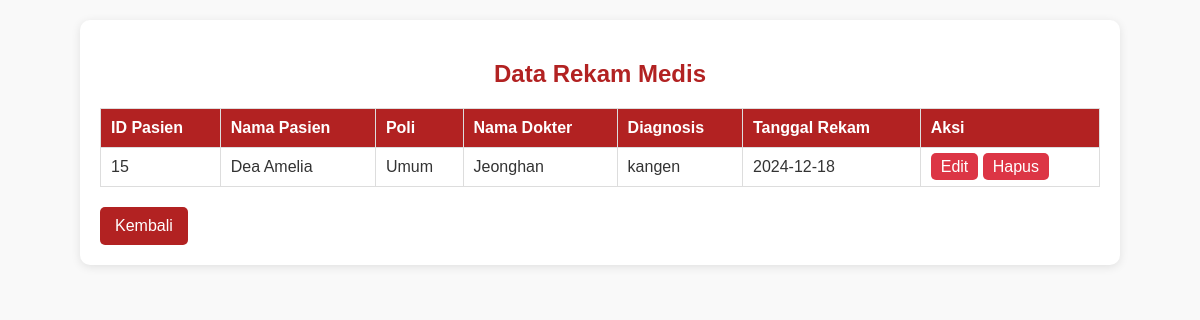
/hasil_rekam_medis.php, run on an earlier commit of the app's database.
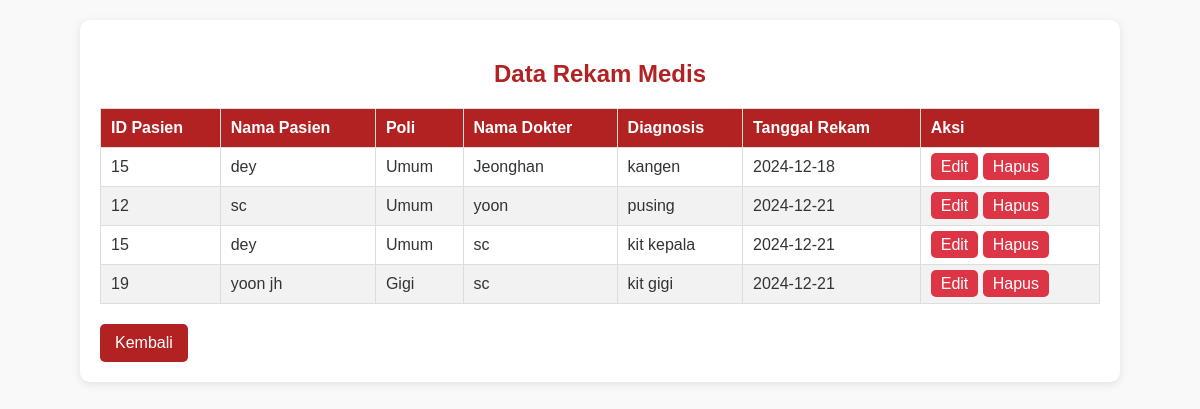
And on a later commit of the database.
### tables this page shows
CREATE TABLE `rekam_medis` (
  `id_rekam` int(11) NOT NULL,
  `id_pasien` int(11) NOT NULL,
  `poli` text NOT NULL,
  `nama_dokter` text NOT NULL,
  `diagnosis` text NOT NULL,
  `tanggal_rekam` date NOT NULL DEFAULT curdate()
);

CREATE TABLE `daftar_pasien` (
  `id_pasien` int(11) NOT NULL,
  `nik` varchar(50) NOT NULL,
  `nama_pasien` varchar(100) NOT NULL,
  `tanggal_lahir` date NOT NULL,
  `umur` int(11) NOT NULL,
  `alamat` varchar(255) NOT NULL,
  `tanggal_daftar` date NOT NULL DEFAULT curdate(),
  `no_antrian` int(11) NOT NULL,
  `id_data` int(11) DEFAULT NULL
);

### hasil_rekam_medis.php (the view, shortened to what this page needs)
<?php
include 'koneksi.php';
$query = "SELECT rm.id_pasien, dp.nama_pasien, rm.poli, rm.nama_dokter, rm.diagnosis, rm.tanggal_rekam
          FROM rekam_medis rm
          JOIN daftar_pasien dp ON rm.id_pasien = dp.id_pasien";
$result = mysqli_query($conn, $query);
?>
<!DOCTYPE html>
<html>
<head>
</head>
<body>
    <div class="table-container">
        <h2>Data Rekam Medis</h2>
        <table>
            <thead>
                <tr>
                    <th>ID Pasien</th>
                    <th>Nama Pasien</th>
                    <th>Poli</th>
                    <th>Nama Dokter</th>
                    <th>Diagnosis</th>
                    <th>Tanggal Rekam</th>
                    <th>Aksi</th>
                </tr>
            </thead>
            <tbody>
                <?php
                if ($result->num_rows > 0) {
                    while ($row = $result->fetch_assoc()) {
                        echo "<tr>
                                <td>{$row['id_pasien']}</td>
                                <td>{$row['nama_pasien']}</td>
                                <td>{$row['poli']}</td>
                                <td>{$row['nama_dokter']}</td>
                                <td>{$row['diagnosis']}</td>
                                <td>{$row['tanggal_rekam']}</td>
                                <td>
                                    <a href='edit_rekam_medis.php?id={$row['id_pasien']}' class='btn btn-edit'>Edit</a>
                                    <a href='hapus_rekam_medis.php?id={$row['id_pasien']}' class='btn btn-delete' onclick=\"return confirm('Apakah Anda yakin ingin menghapus data ini?')\">Hapus</a>
                                </td>
                              </tr>";
                    }
                } else {
                    echo "<tr><td colspan='7' style='text-align: center;'>Belum ada data rekam medis.</td></tr>";
                }
                ?>
            </tbody>
        </table>
        <a href="dashboard.php" class="btn-back">Kembali</a>
    </div>
</body>
</html>

### hasil_rekam_medis.php (style rules this page uses)
body { font-family: Arial, sans-serif; background-color: #f9f9f9; color: #333; margin: 0; padding: 20px; }
.table-container { max-width: 1000px; margin: 0 auto; background: #fff; padding: 20px; border-radius: 10px; box-shadow: 0 2px 10px rgba(0, 0, 0, 0.1); }
.table-container h2 { text-align: center; color: #b22222; margin-bottom: 20px; }
table { width: 100%; border-collapse: collapse; margin-bottom: 20px; }
table thead { background-color: #b22222; color: #fff; }
table th, table td { text-align: left; padding: 10px; border: 1px solid #ddd; }
table tr:nth-child(even) { background-color: #f2f2f2; }
.btn { text-decoration: none; padding: 5px 10px; border-radius: 5px; text-align: center; transition: background-color 0.3s; color: #fff; }
.btn-edit { background-color: #dc3545; }
.btn-delete { background-color: #dc3545; }
.btn-back { display: inline-block; text-decoration: none; background-color: #b22222; color: #fff; padding: 10px 15px; border-radius: 5px; text-align: center; transition: background-color 0.3s; }

What changed in the data, as far as the page shows it:
changed through a linked row, rekam_medis "Jeonghan": id_pasien.nama_pasien "Dea Amelia" → "dey"
added rekam_medis: id_pasien "12", id_pasien.nama_pasien "sc", poli "Umum", nama_dokter "yoon", diagnosis "pusing", tanggal_rekam "2024-12-21"
added rekam_medis: id_pasien "15", id_pasien.nama_pasien "dey", poli "Umum", nama_dokter "sc", diagnosis "kit kepala", tanggal_rekam "2024-12-21"
added rekam_medis: id_pasien "19", id_pasien.nama_pasien "yoon jh", poli "Gigi", nama_dokter "sc", diagnosis "kit gigi", tanggal_rekam "2024-12-21"
